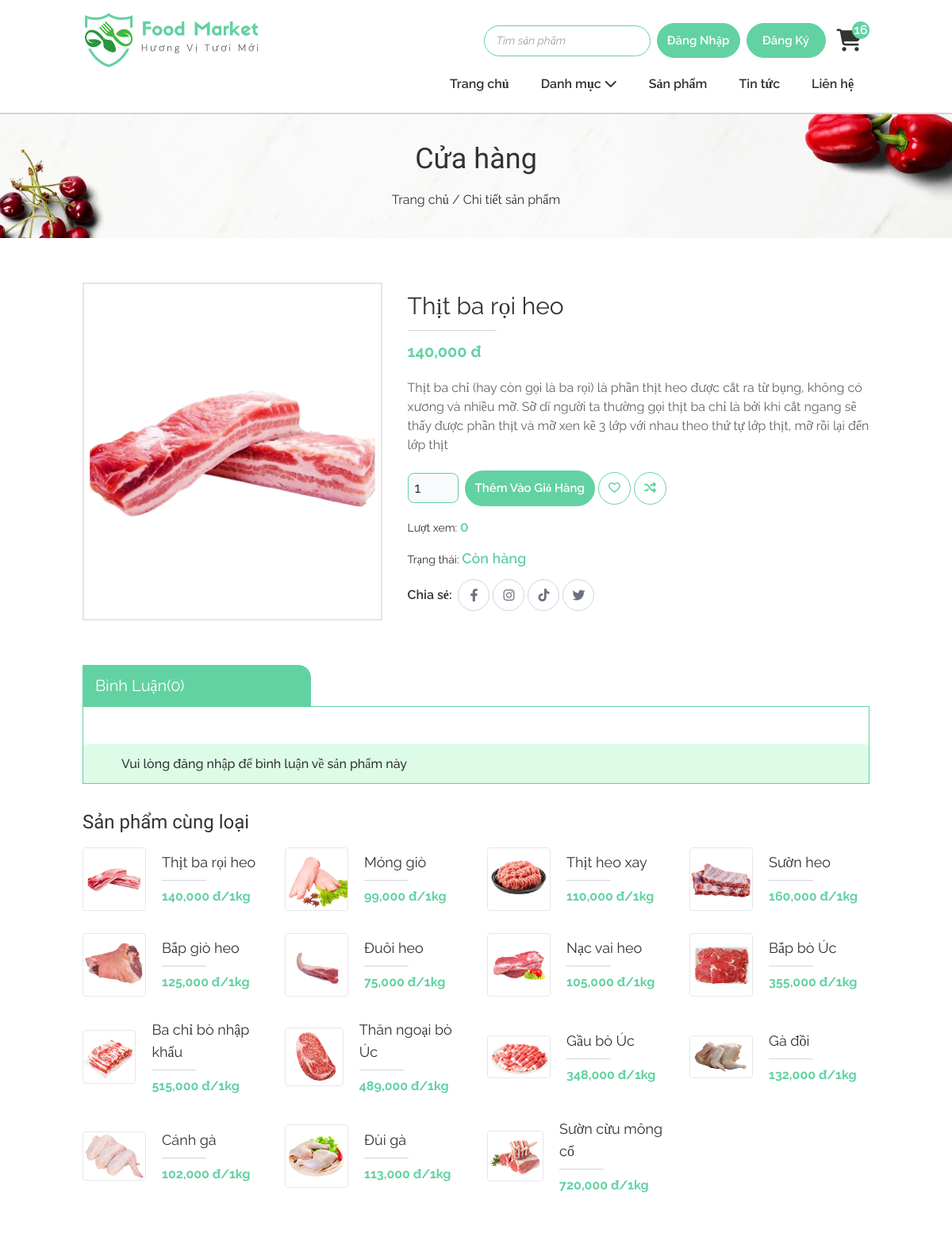
/site/hang-hoa/chi-tiet.php?ma_hh=28 (upper part), run on an earlier commit of the app's database.
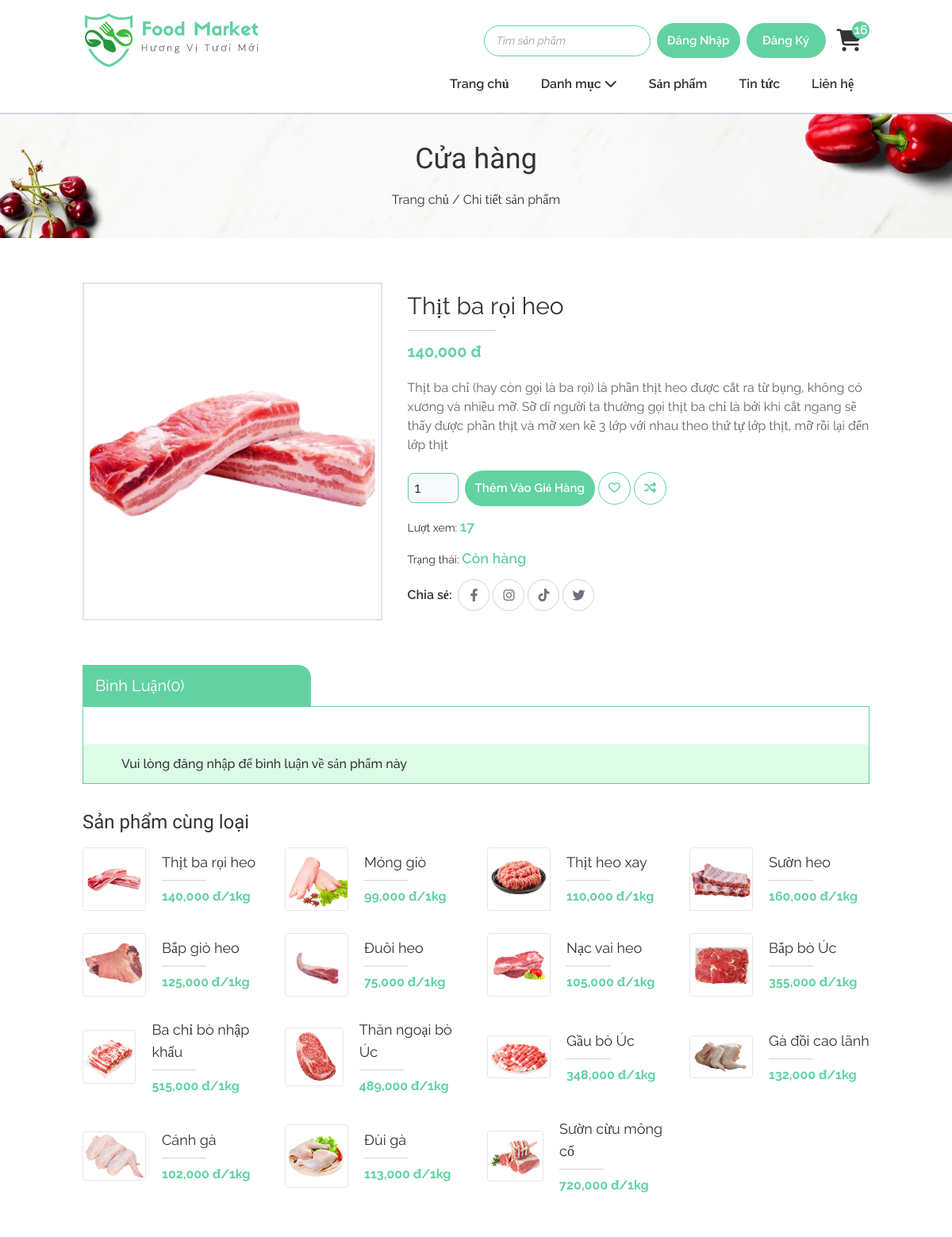
And on a later commit of the database.
### tables this page shows
CREATE TABLE `hang_hoa` (
  `ma_hh` int(11) NOT NULL COMMENT 'mã hàng hoá',
  `ten_hh` varchar(50) NOT NULL COMMENT 'tên hàng hoá',
  `don_gia` double(10,2) NOT NULL COMMENT 'đơn giá',
  `giam_gia` double(10,2) DEFAULT 0.00 COMMENT 'mức giảm giá',
  `hinh` varchar(50) NOT NULL COMMENT 'hình ảnh',
  `ngay_nhap` date DEFAULT NULL COMMENT 'ngày nhập hàng',
  `mo_ta` text NOT NULL COMMENT 'mô tả hàng hoá',
  `dac_biet` tinyint(1) NOT NULL COMMENT 'tràng thái đặc biệt',
  `so_luot_xem` int(11) NOT NULL DEFAULT 0 COMMENT 'số lượt xem',
  `ma_loai` int(10) NOT NULL COMMENT 'mã loại'
);

### site/hang-hoa/chi-tiet.php (called while the page is built, shortened)
<?php
    require '../../global.php';
    require '../../dao/pdo.php';
    require '../../dao/hanghoa.php';
    extract($_REQUEST);
    $hang_hoa = hanghoa_select_by_id($ma_hh);
    extract($hang_hoa);
    $hh_cung_loai = hang_hoa_select_loai($ma_loai);
    require '../layout.php';
?>

### global.php (called while the page is built, shortened)
<?php
    $url="/food_market_10-diem";
    $url_content="$url/content";
?>

### dao/pdo.php (called while the page is built, shortened)
<?php
function pdo_get_connection(){
    $hostname='localhost';
    $dbname='xsshop';
    $username = 'root';
    $password = '';
    try{
        $connect = new PDO("mysql:host=$hostname;dbname=$dbname", $username, $password);
        $connect->setAttribute(PDO::ATTR_ERRMODE, PDO::ERRMODE_EXCEPTION);
        return $connect;
    }catch(PDOException $e){
        $e->getMessage();
    }
}
function pdo_query($sql){
    $sql_args = array_slice(func_get_args(), 1);
    try{
        $connect = pdo_get_connection();
        $stmt = $connect->prepare($sql);
        $stmt->execute($sql_args);
        $rows = $stmt->fetchAll();
        return $rows;
    }
    catch(PDOException $e){
        throw $e;
    }
    finally{
        unset($connect);
    }
}
function pdo_query_one($sql){
    $sql_args = array_slice(func_get_args(), 1);
    try{
        $connect = pdo_get_connection();
        $stmt = $connect->prepare($sql);
        $stmt->execute($sql_args);
        $row = $stmt->fetch(PDO::FETCH_ASSOC);
        return $row;
    }
    catch(PDOException $e){
        throw $e;
    }
    finally{
        unset($connect);
    }
}
?>

### dao/hanghoa.php (called while the page is built, shortened)
<?php
    function hanghoa_select_by_id($ma_hh){
        $sql = "SELECT * FROM hang_hoa WHERE ma_hh=?";
        return pdo_query_one($sql, $ma_hh);
    }
    function hang_hoa_select_loai($ma_loai){
        $sql="SELECT * FROM hang_hoa WHERE ma_loai = ?";
        return pdo_query($sql, $ma_loai);
    }
?>

### site/hang-hoa/chi-tiet-ui.php (the view, shortened to what the changed rows need)
<section class="mt-[178px] md:mt-[130px] lg:mt-[142px] flex items-center justify-center
    bg-[url('<?= $url_content ?>/image-layout/breadcrumb-banner.webp')]
    bg-cover
    border-t-2
    border-gray-300
    ">
    <div class="text-center py-9">
        <h2 class="pb-5 font-['Berkshire_Swash'] text-4xl">Cửa hàng</h2>
    </div>
</section>
<section class="detail py-14">
    <div class="container mx-auto">
        <div class="grid grid-cols-1 gap-8 min-h-[400px] lg:grid-cols-5">
            <div class="col-span-1 lg:col-span-2 border-2 border-[#e5e5e5] max-w-[500px] w-full mx-auto bg-white">
                <img class="w-full h-full object-cover" src="<?php echo "$url_content/images/image_products/$hinh" ?>" alt="">
            </div>
            <div class="col-span-1 lg:col-span-3 py-3">
                <h3 class="text-3xl hover:text-[#62d2a2]">
                    <?= $ten_hh ?>
                </h3>
                <div class="w-28 h-[1px] bg-gray-300 my-3 duration-300"></div>
                <p class="text-[#62d2a2] text-xl font-bold"><?php echo number_format($don_gia) ?> đ</p>
                <p class="py-5 text-[#666]">
                    <?= $mo_ta ?>
                </p>
                <div class="flex items-center flex-col sm:flex-row">
                    <form class="flex items-center flex-col sm:flex-row sm:space-x-2 space-y-2 sm:space-y-0">
                    </form>
                    <div class="sm:ml-1 mt-2 sm:mt-0">
                    </div>
                </div>
                <h5 class="text-sm my-3">
                    Lượt xem: <span class="text-[#62d2a2] text-lg font-semibold"><?= $so_luot_xem ?></span>
                </h5>
                <h5 class="text-sm my-3">
                    Trạng thái: <span class="text-[#62d2a2] text-lg font-semibold">Còn hàng</span>
                </h5>
                <div class="flex items-center space-x-2">
                    <h5 class="font-semibold"> Chia sẻ: </h5>
                    <div class="flex items-center space-x-1">
                    </div>
                </div>
            </div>
        </div>
    </div>
</section>
<section class="mt-8">
    <div class="container mx-auto">
        <ul class="grid gap-7 lg:grid-cols-4 md:grid-cols-3 sm:grid-cols-2 grid-cols-1">
            <?php
            foreach ($hh_cung_loai as $item) {
            ?>
                <li class="flex items-center">
                    <div class="w-20 border-gray-200 rounded overflow-hidden" style="border-width: 1px;">
                        <img src="<?php echo "$url_content/images/image_products/$item[hinh]" ?>" alt="">
                    </div>
                    <div class="pl-5">
                        <h4 class="text-lg"><?= $item['ten_hh'] ?></h4>
                        <div class="w-14 h-[1px] bg-gray-300 my-2"></div>
                        <p class="text-[#62d2a2] font-bold "><?= number_format($item['don_gia']) ?> đ/1kg</p>
                    </div>
                </li>
            <?php
            }
            ?>
        </ul>
    </div>
</section>

What changed in the data, as far as the page shows it:
changed hang_hoa "Thịt ba rọi heo": so_luot_xem "0" → "17"
changed hang_hoa: ten_hh "Gà đồi" → "Gà đồi cao lãnh"
